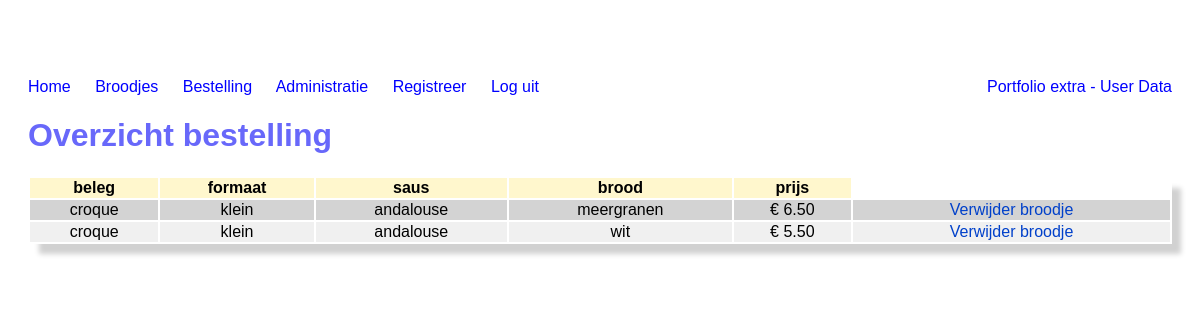
Page /bestelling.php (signed in) on the committed database.
### tables this page shows
CREATE TABLE IF NOT EXISTS
bestelling(
    bestellingId int NOT NULL AUTO_INCREMENT PRIMARY KEY,
    broodjeId int NOT NULL,
    cursistId int NOT NULL,
    bestellingDatum DATE
);

CREATE TABLE IF NOT EXISTS
beleg(
    belegId int NOT NULL AUTO_INCREMENT PRIMARY KEY,
    belegNaam varchar(20),
    belegPrijs float
);

CREATE TABLE IF NOT EXISTS
formaat(
    formaatId int NOT NULL AUTO_INCREMENT PRIMARY KEY,
    formaatNaam varchar(20),
    formaatPrijs float
);

CREATE TABLE IF NOT EXISTS
saus(
    sausId int NOT NULL AUTO_INCREMENT PRIMARY KEY,
    sausNaam varchar(20),
    sausPrijs float
);

CREATE TABLE IF NOT EXISTS
brood(
    broodId int NOT NULL AUTO_INCREMENT PRIMARY KEY,
    broodNaam varchar(20),
    broodPrijs float
);

### bestelling.php (called while the page is built, shortened)
<?php
if (isset($_SESSION["cursistId"])) {
    $cursistId = intval($_SESSION["cursistId"]);
    $bestellingBeheer = new BestellingBeheer();
    $bestelling = $bestellingBeheer->selecteerBestellingenCursist($cursistId);
}
include "presentation/bestelling.php";

### Data/BestellingDAO.php (called while the page is built, shortened)
<?php
class BestellingDAO
{
    public function getOpCursistId(int $cursistId): array
    {
        $bestellingen = array();
        $dbh = new PDO(DBConfig::$DB_CONNECTION, DBConfig::$DB_USERNAME, DBConfig::$DB_PASSWORD);
        $sql = "SELECT * FROM bestelling JOIN broodje ON (bestelling.broodjeId = broodje.broodjeId) JOIN beleg ON (broodje.belegId = beleg.belegId) JOIN formaat ON (broodje.formaatId = formaat.formaatId) JOIN saus ON (broodje.sausId = saus.sausId) JOIN brood ON (broodje.broodId = brood.broodId) WHERE cursistId = " . $cursistId . ";";
        $resultaatSet = $dbh->query($sql);
        foreach ($resultaatSet as $resultaat) {
            $bestelling = array("bestellingId" => $resultaat["bestellingId"], "broodjeId" => $resultaat["broodjeId"], "cursistId" => $resultaat["cursistId"], "bestellingDatum" => $resultaat["bestellingDatum"], "belegId" => $resultaat["belegId"], "formaatId" => $resultaat["formaatId"], "sausId" => $resultaat["sausId"], "broodId" => $resultaat["broodId"], "beleg" => $resultaat["belegNaam"], "belegPrijs" => $resultaat["belegPrijs"], "formaat" => $resultaat["formaatNaam"], "formaatPrijs" => $resultaat["formaatPrijs"], "saus" => $resultaat["sausNaam"], "sausPrijs" => $resultaat["sausPrijs"], "brood" => $resultaat["broodNaam"], "broodPrijs" => $resultaat["broodPrijs"],);
            array_push($bestellingen, $bestelling);
        }
        return $bestellingen;
    }
}

### Business/BestellingBeheer.php (called while the page is built, shortened)
<?php
class BestellingBeheer
{
    public function selecteerBestellingenCursist(int $id): array
    {
        $bestellingDAO = new bestellingDAO();
        $bestellingen = $bestellingDAO->getOpCursistId($id);
        return $bestellingen;
    }
}

### presentation/bestelling.php (the view, shortened to what this page needs)
<!DOCTYPE html>
<html lang="en">
<head>
    <link rel="stylesheet" href="presentation/css/styles.css">
    <link rel="stylesheet" href="presentation/css/broodje.css">
</head>
<body>
    <?php include "partials.php"; ?>
    <h1>Overzicht bestelling</h1>
    <?php
    if (isset($_SESSION["cursistId"])) {
        if (isset($bestelling)) {
    ?>
            <table>
                <thead>
                    <tr>
                        <th>beleg</th>
                        <th>formaat</th>
                        <th>saus</th>
                        <th>brood</th>
                        <th>prijs</th>
                    </tr>
                </thead>
                <tbody>
                    <?php foreach ($bestelling as $naam => $broodje) { ?>
                        <tr>
                            <td><?= $broodje["beleg"]; ?></td>
                            <td><?= $broodje["formaat"]; ?></td>
                            <td><?= $broodje["saus"]; ?></td>
                            <td><?= $broodje["brood"]; ?></td>
                            <td>€ <?= number_format(
                                        $broodje["belegPrijs"]
                                            + $broodje["formaatPrijs"]
                                            + $broodje["sausPrijs"]
                                            + $broodje["broodPrijs"],
                                        2
                                    ); ?></td>
                            <td>
                                <a href="bestelling.php?broodje=<?= $broodje["bestellingId"]; ?>">Verwijder broodje</a>
                            </td>
                        </tr>
                    <?php } ?>
                </tbody>
            </table>
        <?php } else { ?>
            <h2>U heeft geen bestellingen.</h2>
        <?php }
    } else { ?>
        <h2>Gelieve in te loggen voor uw overzicht.</h2>
    <?php }  ?>
</body>
</html>

### presentation/css/styles.css (style rules this page uses)
html { margin: 0; margin-top: 50px; padding: 20px; font-family: sans-serif; }
html h1 { color: #6868fa; }
html table { box-shadow: 10px 11px 5px -1px rgb(209, 209, 209); }

### presentation/css/broodje.css (style rules this page uses)
html table { width: 100%; margin: 0; }
html table th { background-color: rgb(255, 247, 205); }
html table tr:nth-of-type(odd) { background-color: rgb(211, 211, 211); }
html table tr:nth-of-type(even) { background-color: rgb(240, 240, 240); }
html table tr td { text-align: center; }
html table a { text-decoration: none; color: rgb(0, 64, 202); width: 100%; margin-right: 0; }

### rows in the picture
bestelling: beleg.belegNaam "croque", formaat.formaatNaam "klein", saus.sausNaam "andalouse", brood.broodNaam "meergranen", beleg.belegPrijs "6.50"
bestelling: beleg.belegNaam "croque", formaat.formaatNaam "klein", saus.sausNaam "andalouse", brood.broodNaam "wit", beleg.belegPrijs "5.50"
